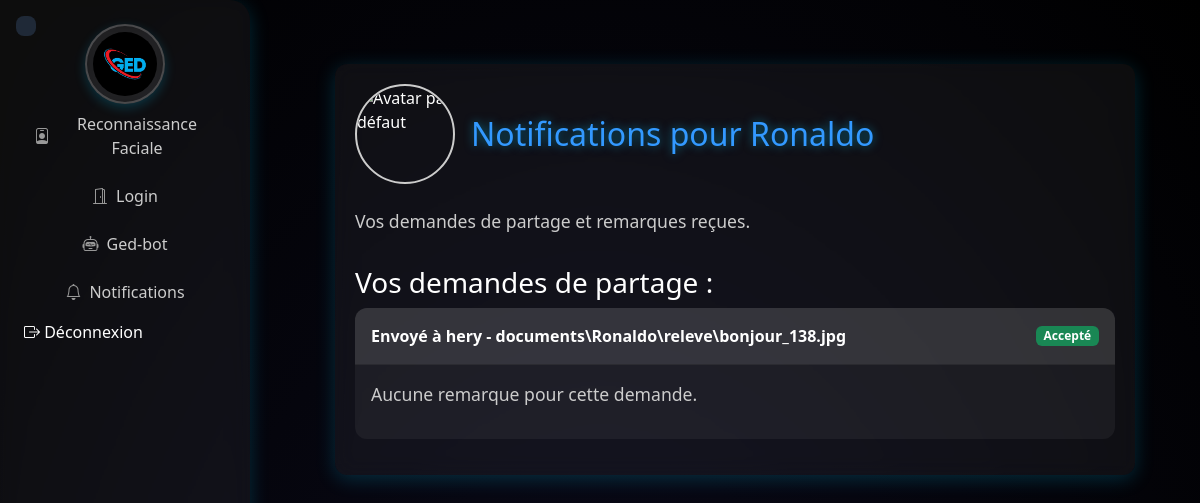
The app's page /ged/notifications/ (signed in), older data.
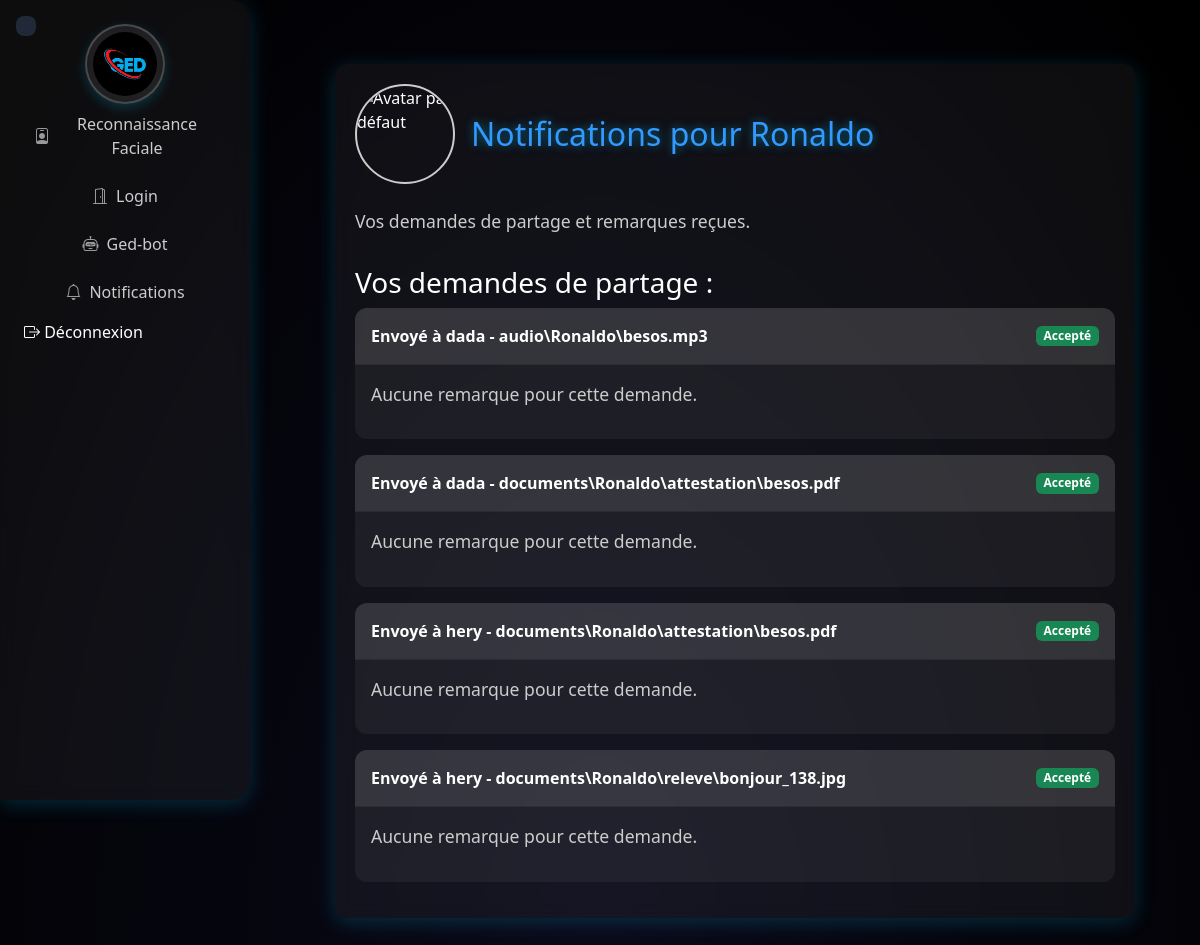
The same page, newer data.
### app/models.py (models this page shows, shortened)
class DocumentSharingRequest(models.Model):
    document = models.ForeignKey(Document, on_delete=models.CASCADE, null=True, blank=True)
    audio_path = models.CharField(max_length=500, blank=True, null=True, help_text="Chemin du fichier audio si applicable")
    sender = models.ForeignKey(settings.AUTH_USER_MODEL, on_delete=models.CASCADE, related_name='sent_requests')
    receiver = models.ForeignKey(settings.AUTH_USER_MODEL, on_delete=models.CASCADE, related_name='received_requests')
    created_at = models.DateTimeField(auto_now_add=True)
    status = models.CharField(
        max_length=20,
        choices=[('pending', 'En attente'), ('accepted', 'Accepté'), ('rejected', 'Rejeté')],
        default='pending'
    )

class CustomUser(AbstractUser):
    ROLE_CHOICES = [
        ('admin', 'Administrateur'),
        ('prof', 'Professeur'),
        ('secretariat', 'Secrétariat'),
        ('etudiant', 'Étudiant'),
    ]
    role = models.CharField(max_length=20, choices=[('etudiant', 'Étudiant'), ('prof', 'Professeur')], default='etudiant')
    photo = models.ImageField(upload_to="photos_users/",blank=True, null=True)

class Document(models.Model):
    TYPE_CHOICES = [
        ('releve', 'Relevé de notes'),
        ('certificat', 'Certificat de scolarité'),
        ('attestation', 'Attestation'),
        ('cv', 'CV'),
        ('paiement', 'Justificatif de paiement'),
        ('facture', 'Facture'),
        ('devoir', 'Devoir'),
        ('autre', 'Autre'),
    ]
    type_document = models.CharField(max_length=20, choices=TYPE_CHOICES)
    fichier = models.FileField(upload_to="documents/")
    date_ajout = models.DateTimeField(auto_now_add=True)
    etudiant = models.ForeignKey(
        Etudiant,
        on_delete=models.CASCADE,
        null=True,
        blank=True,
        help_text="Laisser vide si le document ne concerne pas un étudiant"
    )
    uploaded_by = models.ForeignKey(
        CustomUser,
        on_delete=models.SET_NULL,
        null=True,
        blank=True,
        help_text="Utilisateur ayant ajouté ce document"
    )

### app/views.py (the view)
# urls.py: path('notifications/', views.notifications, name='notifications'),
@login_required
def notifications(request):
    user = request.user
    messages.get_messages(request).used = True
    sent_requests = DocumentSharingRequest.objects.filter(sender=user).select_related('document', 'receiver').order_by('-created_at')
    return render(request, 'app/notifications.html', {
        'user': user,
        'sent_requests': sent_requests,
    })

### app/templates/app/notifications.html (shortened to what this page needs)
{% extends 'app/base2.html' %}
{% load static %}
{% block extra_css %}
<link rel="stylesheet" href="https://cdn.jsdelivr.net/npm/bootstrap-icons@1.10.5/font/bootstrap-icons.css">
<link href="https://cdn.jsdelivr.net/npm/bootstrap@5.3.0/dist/css/bootstrap.min.css" rel="stylesheet">
<link rel="stylesheet" href="{% static 'etudiant.css' %}">
{% endblock %}
{% block main_content %}
<div class="dashboard-container">
    <div class="d-flex align-items-center mb-4">
        {% if user.photo %}
            <img src="{{ user.photo.url }}" alt="Photo de profil" class="user-photo me-3">
        {% else %}
            <img src="{% static 'default-avatar.png' %}" alt="Avatar par défaut" class="user-photo me-3">
        {% endif %}
        <h1 class="m-0">Notifications pour {{ user.username }}</h1>
    </div>
    <p>Vos demandes de partage et remarques reçues.</p>
    {% if sent_requests %}
        <div class="file-list">
            <h3>Vos demandes de partage :</h3>
            {% for request in sent_requests %}
                <div class="card mb-3">
                    <div class="card-header d-flex justify-content-between align-items-center">
                        <strong>Envoyé à {{ request.receiver.username }} - {{ request.document.fichier.name|default:request.audio_path }}</strong>
                        <span class="badge bg-{% if request.status == 'accepted' %}success{% elif request.status == 'rejected' %}danger{% else %}warning{% endif %}">{{ request.get_status_display }}</span>
                    </div>
                    <div class="card-body">
                        {% if request.remarks.all %}
                            <h5>Remarques reçues :</h5>
                            {% for remark in request.remarks.all %}
                                <div class="alert alert-secondary">
                                    <p class="remark-text"><strong>{{ remark.author.username }}</strong> ({{ remark.created_at|date:"d/m/Y H:i" }}) : {{ remark.content }}</p>
                                </div>
                            {% endfor %}
                        {% else %}
                            <p>Aucune remarque pour cette demande.</p>
                        {% endif %}
                    </div>
                </div>
            {% endfor %}
        </div>
    {% else %}
        <div class="alert alert-info mt-4">Aucune demande de partage envoyée.</div>
    {% endif %}
</div>
{% endblock %}

Row changes from the older to the newer data that the page shows:
added DocumentSharingRequest: receiver.username "dada", document.fichier.name "audio\\Ronaldo\\besos.mp3", status "Accepté", shows "Aucune remarque pour cette demande."
added DocumentSharingRequest: receiver.username "dada", document.fichier.name "documents\\Ronaldo\\attestation\\besos.pdf", status "Accepté", shows "Aucune remarque pour cette demande."
added DocumentSharingRequest: receiver.username "hery", document.fichier.name "documents\\Ronaldo\\attestation\\besos.pdf", status "Accepté", shows "Aucune remarque pour cette demande."
